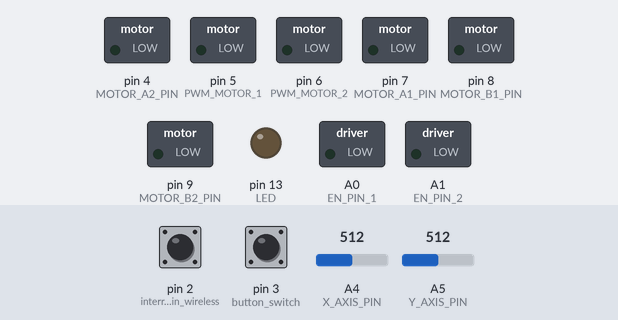
This sketch was run on a simulated Arduino Uno, built with avr-gcc and run on an emulated ATmega328P. Parts: switched loads named in the sketch (green lamp = pin HIGH), output pins drawn as LEDs (lit = HIGH). The test bench sets the inputs (shaded band); at power-on: pin 2 (interruptPin_wireless) HIGH, pin 3 (button_switch) LOW, A4 (X_AXIS_PIN) = 512, A5 (Y_AXIS_PIN) = 512. What the sketch prints to the serial monitor is not drawn.

Above: at 1.2 s.
1.3 s: pin 2 (interruptPin_wireless) pulled LOW for 0.15 s
At 1.37 s:
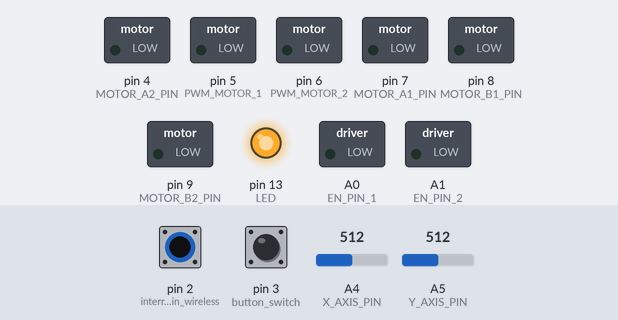
2.9 s: pin 2 (interruptPin_wireless) pulled LOW for 3.2 s
At 6.8 s:
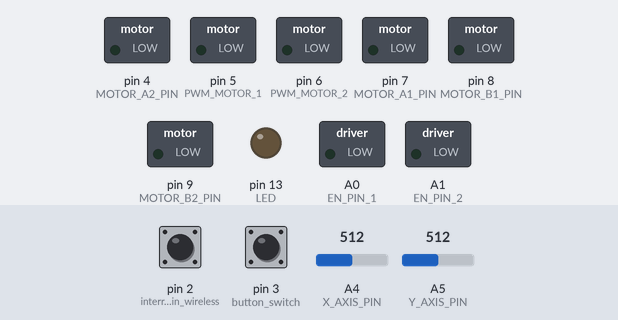
7.6 s: pin 3 (button_switch) pulled HIGH for 3.2 s
12.3 s: pin 2 (interruptPin_wireless) pulled LOW for 1 s
At 14.5 s:
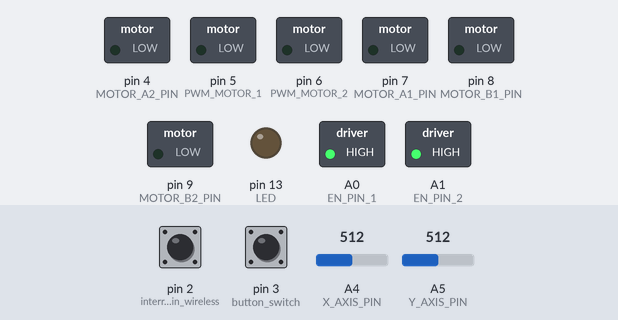
14.8 s: pin 3 (button_switch) pulsed HIGH 5 times (0.12 s each, 0.3 s apart)
Timing chart, 0 to 17.8 s (numbered marks = the images above; inputs shaded):
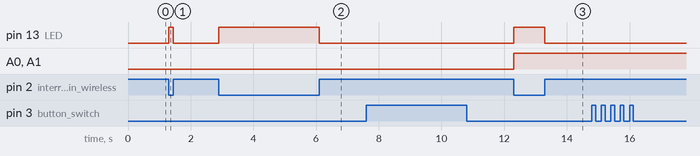

Measured:
- after the input at 1.3 s, pin 13 (LED): LOW → HIGH at once, → LOW 0.15 s later
- after the input at 2.9 s, pin 13 (LED): LOW → HIGH at once, → LOW 3.2 s later
- after the input at 12.3 s, pin 13 (LED): LOW → HIGH at once, → LOW 1.0 s later; A0 (EN_PIN_1), A1 (EN_PIN_2): LOW → HIGH at once

The sketch:

wheelchair_system.ino
```cpp
/* -------------------------------------------------------- */
/* -------------------JOYSTICK SETTINGS-------------------- */
/* -------------------------------------------------------- */

/*
 * Hello! Feel free to adjust these values within the recommended boundaries
 * to configure the joystick as needed. Enjoy!
 */

/*
 * SENSITIVITY OFFSET
 *
 * Description:
 * - Increase this value to widen the joystick deadzone
 * - Decrease this value to narrow the joystick deadzone
 * - 6 is the recommended minimum!
 */

#define SENSITIVITY_OFFSET 6

/*
 * MAX_SPEED
 *
 * Description:
 * - This value limits the maximum speed of the motors.
 * - 255 is the maximum possible value!
 */
#define MAX_SPEED 190

/*
 * MIN_SPEED
 *
 * Description:
 * - This value limits the minimum speed of the motors.
 * - 40 is highly recommended to be the minimum possible value!
 */
#define MIN_SPEED 40

/* -------------------------------------------------------- */
/* ---------------END OF JOYSTICK SETTINGS----------------- */
/* -------------------------------------------------------- */

// MOTOR STATUS
#define BRAKE 0
#define CW    1
#define CCW   2

// MOTOR 1
#define MOTOR_A1_PIN  7
#define MOTOR_B1_PIN  8
#define PWM_MOTOR_1   5
#define EN_PIN_1      A0
#define MOTOR_1       0

// MOTOR 2
#define MOTOR_A2_PIN  4
#define MOTOR_B2_PIN  9
#define PWM_MOTOR_2   6
#define EN_PIN_2      A1
#define MOTOR_2       1

// JOYSTICK
#define X_AXIS_PIN   A4
#define Y_AXIS_PIN   A5

// DATA
int xData = 0;
int yData = 0;
int leftSpeed = 0;
int rightSpeed = 0;
float slope = 0.0;
int leftIntercept = 0;
int rightIntercept = 0;
float speedMultiplier = 1.0;
int upperLimit = 127 + SENSITIVITY_OFFSET;
int lowerLimit = 127 - SENSITIVITY_OFFSET;

const byte ledPin = 13;//digital pin to output state of wheels
const byte interruptPin_wireless = 2;//digital pin input from wireless killswitch relay
const byte interruptPin_wired = 3;//digital pin input from manual killswitch, a push button
//global to indicate status of wheels, if HIGH then allows wheels to move, if LOW then keeps brake on
volatile byte state = LOW;//defaults to LOW, thus when powered on, initially can not drive
volatile int a = 0, b = 0;//a <= pin 2, b <= pin 3

#define LED                         LED_BUILTIN  // digital pin connected to LED, for testing of switch code only
bool    led_status =                        LOW; // start with LED off, for testing of switch code only

int     button_switch =                       3; // external interrupt pin

#define switched                            true // value if the button switch has been pressed
#define triggered                           true // controls interrupt handler
#define interrupt_trigger_type            RISING // interrupt triggered on a RISING input
#define debounce                              10 // time to wait in milli secs

volatile  bool interrupt_process_status = {
  !triggered                                     // start with no switch press pending, ie false (!triggered)
};
bool initialisation_complete =            false; // inhibit any interrupts until initialisation is complete

//
// ISR for handling interrupt triggers arising from associated button switch
//
void button_interrupt_handler()
{
  if (initialisation_complete == true)
  { //  all variables are initialised so we are okay to continue to process this interrupt
    if (interrupt_process_status == !triggered) {
      // new interrupt so okay start a new button read process -
      // now need to wait for button release plus debounce period to elapse
      // this will be done in the button_read function
      if (digitalRead(button_switch) == HIGH) {
        // button pressed, so we can start the read on/off + debounce cycle wich will
        // be completed by the button_read() function.
        interrupt_process_status = triggered;  // keep this ISR 'quiet' until button read fully completed
      }
    }
  }
} // end of button_interrupt_handler

bool read_button() {
  int button_reading;
  // static variables because we need to retain old values between function calls
  static bool     switching_pending = false;
  static long int elapse_timer;
  if (interrupt_process_status == triggered) {
    // interrupt has been raised on this button so now need to complete
    // the button read process, ie wait until it has been released
    // and debounce time elapsed
    button_reading = digitalRead(button_switch);
    if (button_reading == HIGH) {
      // switch is pressed, so start/restart wait for button relealse, plus end of debounce process
      switching_pending = true;
      elapse_timer = millis(); // start elapse timing for debounce checking
    }
    if (switching_pending && button_reading == LOW) {
      // switch was pressed, now released, so check if debounce time elapsed
      if (millis() - elapse_timer >= debounce) {
        // dounce time elapsed, so switch press cycle complete
        switching_pending = false;             // reset for next button press interrupt cycle
        interrupt_process_status = !triggered; // reopen ISR for business now button on/off/debounce cycle complete
        return switched;                       // advise that switch has been pressed
      }
    }
  }
  return !switched; // either no press request or debounce period not elapsed
} // end of read_button function


//called once at startup
void setup() {
  // Setup Motor 1 (LEFT MOTOR)
  pinMode(MOTOR_A1_PIN, OUTPUT);
  pinMode(MOTOR_B1_PIN, OUTPUT);
  pinMode(PWM_MOTOR_1, OUTPUT);
  pinMode(EN_PIN_1, OUTPUT);

  // Setup Motor 2 (RIGHT MOTOR)
  pinMode(MOTOR_A2_PIN, OUTPUT);
  pinMode(MOTOR_B2_PIN, OUTPUT);
  pinMode(PWM_MOTOR_2, OUTPUT);
  pinMode(EN_PIN_2, OUTPUT);

  // Setup Joystick
  pinMode(X_AXIS_PIN, INPUT);
  pinMode(Y_AXIS_PIN, INPUT);
  slope = float(MAX_SPEED - MIN_SPEED) / 88.0;
  leftIntercept = MIN_SPEED - (16 * slope);
  rightIntercept = MAX_SPEED + (152 * slope);

  //output state variable
  pinMode(ledPin, OUTPUT);

  //setup dig pin 2 as input
  pinMode(interruptPin_wireless, INPUT_PULLUP);
  attachInterrupt(digitalPinToInterrupt(interruptPin_wireless), killswitch, CHANGE);//sensitive to any change to input

  //setup dig pin 3 as input
//  pinMode(interruptPin_wired, INPUT_PULLUP);
//  attachInterrupt(digitalPinToInterrupt(interruptPin_wired), killswitch2, CHANGE);//sensitive to only rising edge, from 0 to 1

  pinMode(LED, OUTPUT);
  pinMode(button_switch, INPUT);
  attachInterrupt(digitalPinToInterrupt(button_switch),
                  button_interrupt_handler,
                  interrupt_trigger_type);
  initialisation_complete = true; // open interrupt processing for business


  Serial.begin(9600);

}

//called repeatedly
void loop() {
  //set output ledPin to state of wheels
  digitalWrite(ledPin, state);

  // test manual killswitch and process if pressed
  if (read_button() == switched) {
    // button on/off cycle now complete, so flip LED between HIGH and LOW
    led_status = HIGH - led_status; // toggle state
    digitalWrite(LED, led_status);
    Serial.print("dig pin 2: ");
  }

  //check if wheels are off
  if(state == LOW || led_status == LOW){
    motorGo(MOTOR_1, BRAKE, 0);
    motorGo(MOTOR_2, BRAKE, 0);

    //restart loop call
    return;
  }

  digitalWrite(EN_PIN_1, HIGH);
  digitalWrite(EN_PIN_2, HIGH);

  xData = analogRead(X_AXIS_PIN) / 4;
  yData = analogRead(Y_AXIS_PIN) / 4;

  speedMultiplier = getSpeedMultiplier(yData);

  leftSpeed = getLeftSpeed(xData) * speedMultiplier;
  rightSpeed = getRightSpeed(xData) * speedMultiplier;

  // JOYSTICK CENTER
  if(yData < upperLimit && yData > lowerLimit){
    motorGo(MOTOR_1, BRAKE, 0);
    motorGo(MOTOR_2, BRAKE, 0);
  }

  // JOYSTICK FORWARD
  else if(yData > 127 + SENSITIVITY_OFFSET){
    motorGo(MOTOR_1, CCW, leftSpeed);
    motorGo(MOTOR_2, CW, rightSpeed);
  }

  // JOYSTICK REVERSE
  else{
    motorGo(MOTOR_1, CW, leftSpeed);
    motorGo(MOTOR_2, CCW, rightSpeed);
  }
}

/*
 * killswitch
 *
 * Description:
 * - interrupt called on change of Digital Pin 2 or rising edge of Digital Pin 3
 */
void killswitch() {
  state = !state;
  a = digitalRead(2);
  Serial.print("dig pin 2: ");
  Serial.print(a);
  Serial.print("\n\n\n\n\n\n\n\n\n ");

  b = digitalRead(3);
  Serial.print("dig pin 3 (manual killswitch): ");
  Serial.print(b);
  Serial.print("\n\n\n\n\n\n\n\n\n ");
}


void killswitch2() {
  state = !state;
  a = digitalRead(2);
  Serial.print("dig pin 2: ");
  Serial.print(a);
  Serial.print("\n\n\n\n\n\n\n\n\n ");

  b = digitalRead(3);
  Serial.print("dig pin 3 (manual killswitch): ");
  Serial.print(b);
  Serial.print("\n\n\n\n\n\n\n\n\n ");
}

/*
 * getSpeedMultiplier
 *
 * Description:
 * - This function uses the y-axis data from the joystick
 * to output a percentage of the maximum speed the motors will output
 * - What this means for the user is that the motor speed will increase in
 * a particular direction the further from the deadzone the joystick is and vice versa
 */
float getSpeedMultiplier(int yValue){
  float multiplier = 1.0;

  if(yValue > upperLimit){
    multiplier = float((yValue - upperLimit)) / float((255 - upperLimit));
  }
  else if(yValue < lowerLimit){
    multiplier = float((lowerLimit - yValue)) / float(lowerLimit);
  }

  return multiplier;
}

/*
 * getLeftSpeed
 *
 * Description:
 * - This function takes in the x-axis data and outputs the pwm speed value
 * for the left motor.
 * - What this means for the user is that the further to the left the joystick is,
 * the slower the left motor will operate (and the faster the right motor will operate)
 * to allow the wheelchair to turn left
 */
int getLeftSpeed(int xValue){
  int motorSpeed = 0;

  if(xValue <= 16){
    motorSpeed = MIN_SPEED;
  }
  else if(xValue <= 104){
    motorSpeed = (slope * xValue) + leftIntercept;
  }
  else{
    motorSpeed = MAX_SPEED;
  }

  return motorSpeed;
}

/*
 * getRightSpeed
 *
 * Description:
 * - This function takes in the x-axis data and outputs the pwm speed value
 * for the right motor.
 * - What this means for the user is that the further to the right the joystick is,
 * the slower the right motor will operate (and the faster the left motor will operate)
 * to allow the wheelchair to turn right
 */
int getRightSpeed(int xValue){
  int motorSpeed = 0;

  if(xValue <= 152){
    motorSpeed = MAX_SPEED;
  }
  else if(xValue <= 240){
    motorSpeed = (-slope * xValue) + rightIntercept;
  }
  else{
    motorSpeed = MIN_SPEED;
  }

  return motorSpeed;
}

/*
 * motorGo
 *
 * Description:
 * - This function takes in the motor value, direction value, and pwm speed value
 * and controls the motors accordingly
 */
void motorGo(uint8_t motor, uint8_t direct, uint8_t pwm){
  if(motor == MOTOR_1){
    if(direct == CW){
      digitalWrite(MOTOR_A1_PIN, LOW);
      digitalWrite(MOTOR_B1_PIN, HIGH);
    }
    else if(direct == CCW){
      digitalWrite(MOTOR_A1_PIN, HIGH);
      digitalWrite(MOTOR_B1_PIN, LOW);
    }
    else{
      digitalWrite(MOTOR_A1_PIN, LOW);
      digitalWrite(MOTOR_B1_PIN, LOW);
    }

    analogWrite(PWM_MOTOR_1, pwm);
  }
  else if(motor == MOTOR_2){
    if(direct == CW){
      digitalWrite(MOTOR_A2_PIN, LOW);
      digitalWrite(MOTOR_B2_PIN, HIGH);
    }
    else if(direct == CCW){
      digitalWrite(MOTOR_A2_PIN, HIGH);
      digitalWrite(MOTOR_B2_PIN, LOW);
    }
    else{
      digitalWrite(MOTOR_A2_PIN, LOW);
      digitalWrite(MOTOR_B2_PIN, LOW);
    }

    analogWrite(PWM_MOTOR_2, pwm);
  }
}
```
